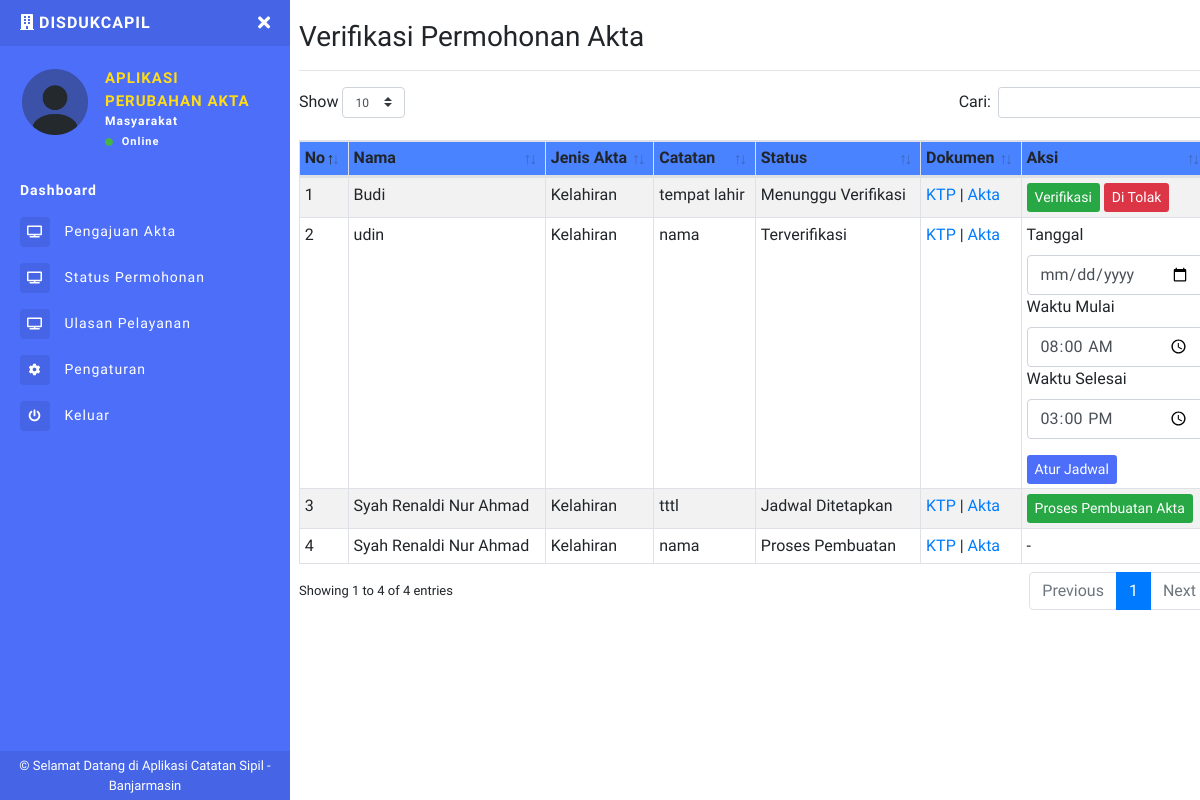
The app's page /r_pengajuan.php (signed in) with its own data.
### tables this page shows
CREATE TABLE `users` (
  `id_user` int(11) NOT NULL,
  `nik` varchar(16) NOT NULL,
  `no_kk` varchar(16) NOT NULL,
  `nama_lengkap` varchar(100) NOT NULL,
  `jk` enum('L','P') NOT NULL,
  `tempat_lahir` varchar(50) DEFAULT NULL,
  `tanggal_lahir` date DEFAULT NULL,
  `alamat` text DEFAULT NULL,
  `no_wa` varchar(15) DEFAULT NULL,
  `email` varchar(100) DEFAULT NULL,
  `password` varchar(255) NOT NULL,
  `role` varchar(255) NOT NULL,
  `logo` varchar(255) NOT NULL
);

CREATE TABLE `permohonan_akta` (
  `id_permohonan` int(11) NOT NULL,
  `id_user` int(11) NOT NULL,
  `jenis_akta` varchar(100) NOT NULL,
  `catatan_perubahan` text NOT NULL,
  `file_ktp_pemohon` varchar(255) NOT NULL,
  `file_akta_lama` varchar(255) NOT NULL,
  `status_permohonan` enum('Menunggu Verifikasi','Terverifikasi','Jadwal Ditetapkan','Datang ke Capil','Proses Pembuatan','Akta Selesai','Sudah Diambil','DI Tolak') DEFAULT 'Menunggu Verifikasi',
  `jadwal_kunjungan` date DEFAULT NULL,
  `waktu_kunjungan_mulai` time DEFAULT NULL,
  `waktu_kunjungan_selesai` time DEFAULT NULL,
  `kode_pengambilan` varchar(50) DEFAULT NULL,
  `tanggal_pengajuan` timestamp NOT NULL DEFAULT current_timestamp(),
  `tanggal_selesai` date DEFAULT NULL
);

### r_pengajuan.php (the view, shortened to what this page needs)
<?php
include 'sidebar.php';
$result = mysqli_query($conn, "SELECT p.*, u.nama_lengkap FROM permohonan_akta p JOIN users u ON p.id_user = u.id_user ORDER BY id_permohonan DESC");
?>
<body>
    <h1 class="h3 mb-0">Verifikasi Permohonan Akta</h1>
    <hr>
    <table class="table table-striped table-sm table-bordered dt-responsive nowrap" id="table" width="100%">
        <thead style="background-color: #4a83ffff;">
            <tr>
                <th>No</th>
                <th>Nama</th>
                <th>Jenis Akta</th>
                <th>Catatan</th>
                <th>Status</th>
                <th>Dokumen</th>
                <th>Aksi</th>
            </tr>
        </thead>
        <tbody>
            <?php
            $no = 1;
            while ($row = mysqli_fetch_assoc($result)) :
            ?>
                <tr>
                    <td><?php echo $no++; ?></td>
                    <td><?= htmlspecialchars($row['nama_lengkap']) ?></td>
                    <td><?= htmlspecialchars($row['jenis_akta']) ?></td>
                    <td><?= nl2br(htmlspecialchars($row['catatan_perubahan'])) ?></td>
                    <td><?= $row['status_permohonan'] ?></td>
                    <td>
                        <a href="uploads/<?= $row['file_ktp_pemohon'] ?>" target="_blank">KTP</a> |
                        <a href="uploads/<?= $row['file_akta_lama'] ?>" target="_blank">Akta</a>
                    </td>
                    <td>
                        <?php if ($row['status_permohonan'] == 'Menunggu Verifikasi'): ?>
                            <form method="post">
                                <button name="verifikasi" class="btn btn-success btn-sm">Verifikasi</button>
                                <button name="tolak" class="btn btn-danger btn-sm">Di Tolak</button>
                            </form>
                        <?php elseif ($row['status_permohonan'] == 'Terverifikasi'): ?>
                            <form method="post">
                                <div class="form-group">
                                    <label>Tanggal</label>
                                    <input type="date" name="jadwal_kunjungan" class="form-control" required>
                                    <label>Waktu Mulai</label>
                                    <input type="time" name="waktu_kunjungan_mulai" value="08:00" class="form-control" required>
                                    <label>Waktu Selesai</label>
                                    <input type="time" name="waktu_kunjungan_selesai" value="15:00" class="form-control" required>
                                </div>
                                <button name="atur_jadwal" class="btn btn-primary btn-sm">Atur Jadwal</button>
                            </form>
                        <?php elseif ($row['status_permohonan'] == 'Jadwal Ditetapkan'): ?>
                            <form method="post">
                                <button name="proses" class="btn btn-success btn-sm">Proses Pembuatan Akta</button>
                            </form>
                        <?php else: ?>
                            -
                        <?php endif; ?>
                    </td>
                </tr>
            <?php endwhile; ?>
        </tbody>
    </table>
</body>
</html>
<?php
include 'footer.php';
?>

### sidebar.php (shortened to what this page needs)
<?php
include "config.php";
$uid = $_SESSION['id_user'];
$DataLogin = mysqli_fetch_array(mysqli_query($conn, "SELECT * FROM users WHERE id_user='$uid'"));
$role = $DataLogin['role'];
$logo = $DataLogin['logo'];
$data_level = $_SESSION["role"];
?>
<!DOCTYPE html>
<html>
<head>
  <link rel="stylesheet" href="https://maxcdn.bootstrapcdn.com/bootstrap/4.0.0/css/bootstrap.min.css">
  <link href="assets/css/style.css" rel="stylesheet">
  <link href="https://use.fontawesome.com/releases/v5.0.6/css/all.css" rel="stylesheet">
  <link href="assets/vendor/datatables/dataTables.bootstrap4.min.css" rel="stylesheet">
  <link href="assets/vendor/datatables/responsive.bootstrap4.min.css" rel="stylesheet">
</head>
<body>
  <div class="page-wrapper chiller-theme toggled">
    <nav id="sidebar" class="sidebar-wrapper" style="width: 290px">
      <div class="sidebar-content">
        <div class="sidebar-brand">
          <a href="dashboard.php"><i class="fas fa-building mr-1"></i><?php echo $toko ?>DISDUKCAPIL</a>
          <div id="close-sidebar">
            <i class="fas fa-times"></i>
          </div>
        </div>
        <div class="sidebar-header">
          <div class="user-pic" style="height:70px;width:70px;">
            <img class="img-responsive img-rounded" src="assets/images/<?php echo $logo ?>"
              alt="User picture">
          </div>
          <div class="user-info">
            <span class="user-name">APLIKASI
            </span>
            <span class="user-name">PERUBAHAN AKTA
            </span>
            <span class="user-role"><?php echo $role ?></span>
            <span class="user-status">
              <i class="fa fa-circle"></i>
              <span>Online</span>
            </span>
          </div>
        </div>
        <?php
        if ($data_level == "admin") {
        ?>
          <div class="sidebar-menu">
            <ul>
              <li class="header-menu">
                <a href="dashboard.php">
                  <b>Dashboard</b>
                </a>
              </li>
              <!-- <li>
                <a href="#aktaDropdown" data-toggle="collapse" aria-expanded="false" class="dropdown-toggle">
                  <i class="fas fa-file-alt"></i>
                  <span>Akta</span>
                </a>
                <div class="collapse" id="aktaDropdown">
                  <ul class="nav flex-column ml-3">
                    <li class="nav-item">
                      <a class="nav-link" href="akta_terbit.php">
                        <i class="fas fa-calendar-alt"></i>
                        <span>Terbit</span>
                      </a>
                    </li>
                    <li class="nav-item">
                      <a class="nav-link" href="akta_cu.php">
                        <i class="fas fa-calendar-alt"></i>
                        <span>Cetak Ulang</span>
                      </a>
                    </li>
                    <li class="nav-item">
                      <a class="nav-link" href="akta_pn.php">
                        <i class="fas fa-calendar-alt"></i>
                        <span>Perubahan Akta (PN)</span>
                      </a>
                    </li>
                    <li class="nav-item">
                      <a class="nav-link" href="akta_b.php">
                        <i class="fas fa-calendar-alt"></i>
                        <span>Perubahan Akta (Biasa)</span>
                      </a>
                    </li>
                  </ul>
                </div>
              </li> -->
              <li>
                <a href="akta.php">
                  <i class="fas fa-archive"></i>
                  <span>Daftar Akta</span>
                </a>
              </li>
              <li>
                <a href="pengajuan_akta.php">
                  <i class="fas fa-tv"></i>
                  <span>Pengajuan Permohonan</span>
                </a>
              </li>
              <li>
                <a href="r_pengajuan.php">
                  <i class="fas fa-tv"></i>
                  <span>Daftar Pengajuan</span>
                </a>
              </li>
              <li>
                <a href="pengambilan_akta.php">
                  <i class="fas fa-tv"></i>
                  <span>Pengambilan Akta</span>
                </a>
              </li>
              <li>
                <a href="r_pengambilan.php">
                  <i class="fas fa-tv"></i>
                  <span>Daftar Pengambilan</span>
                </a>
              </li>
              <!-- <li>
                <a href="riwayat.php">
                  <i class="fas fa-tv"></i>
                  <span>Permohonan Pengambilan</span>
                </a>
              </li> -->
              <li>
                <a href="kepuasan.php">
                  <i class="fas fa-tv"></i>
                  <span>Daftar Ulasan</span>
                </a>
              </li>
              <!-- <li>
                <a href="masyarakat.php">
                  <i class="fas fa-tv"></i>
                  <span>Masyarakat</span>
                </a>
              </li> -->
              <li>
                <a href="#reportsDropdown" data-toggle="collapse" aria-expanded="false" class="dropdown-toggle">
                  <i class="fas fa-file-alt"></i>
                  <span>Cetak</span>
                </a>
                <div class="collapse" id="reportsDropdown">
                  <ul class="nav flex-column ml-3">
                    <li class="nav-item">
                      <a class="nav-link" href="laporan-akta-terbit.php" target="_blank">
                        <i class="fas fa-calendar-alt"></i>
                        <span>Terbit Baru</span>
                      </a>
                    </li>
                    <li class="nav-item">
                      <a class="nav-link" href="laporan-akta-cu.php" target="_blank">
                        <i class="fas fa-calendar-alt"></i>
                        <span>Cetak Ulang</span>
                      </a>
                    </li>
                    <li class="nav-item">
                      <a class="nav-link" href="laporan-akta-b.php" target="_blank">
                        <i class="fas fa-calendar-alt"></i>
                        <span>Perubahan Akta</span>
                      </a>
                    </li>
                    <li class="nav-item">
                      <a class="nav-link" href="laporan-akta-pn.php" target="_blank">
                        <i class="fas fa-calendar-alt"></i>
                        <span>Perubahan Akta (PN)</span>
                      </a>
                    </li>
                    <!-- <li class="nav-item">
                      <a class="nav-link" href="laporan-masyarakat.php">
                        <i class="fas fa-calendar-alt"></i>
                        <span>Masyarakat</span>
                      </a>
                    </li> -->
                    <li class="nav-item">
                      <a class="nav-link" href="l-permohonan.php" target="_blank">
                        <i class="fas fa-calendar-alt"></i>
                        <span>Permohonan</span>
                      </a>
                    </li>
                    <li class="nav-item">
                      <a class="nav-link" href="l-pengambilan.php" target="_blank">
                        <i class="fas fa-calendar-alt"></i>
                        <span>Pengambilan</span>
                      </a>
                    </li>
                    <li class="nav-item">
                      <a class="nav-link" href="laporan-rekap.php" target="_blank">
                        <i class="fas fa-calendar-alt"></i>
                        <span>Rekap Bulanan</span>
                      </a>
                    </li>
                    <li class="nav-item">
                      <a class="nav-link" href="laporan-kepuasan-m.php" target="_blank">
                        <i class="fas fa-calendar-alt"></i>
                        <span>Kepuasan Masyarakat</span>
                      </a>
                    </li>
                    <!-- <li class="nav-item">
                      <a class="nav-link" href="laporan-riwayat.php">
                        <i class="fas fa-calendar-alt"></i>
                        <span>Permohonan Pengambilan</span>
                      </a>
                    </li> -->
                  </ul>
                </div>
              </li>
              <li>
                <a href="akuns.php">
                  <i class="fa fa-chart-line"></i>
                  <span>Akun</span>
                </a>
              </li>
              <li>
                <a href="pengaturan.php">
                  <i class="fa fa-cog"></i>
                  <span>Pengaturan</span>
                </a>
              </li>
              <li>
                <a href="#Exit" data-toggle="modal">
                  <i class="fa fa-power-off"></i>
                  <span>Keluar</span>
                </a>
              </li>
            </ul>
          </div>
        <?php
        } elseif ($data_level == "Masyarakat") {
        ?>
          <div class="sidebar-menu">
            <ul>
              <li class="header-menu">
                <a href="dashboard.php">
                  <b>Dashboard</b>
                </a>
              </li>
              <li>
                <a href="pengajuan_akta.php">
                  <i class="fas fa-tv"></i>
                  <span>Pengajuan Akta</span>
                </a>
              </li>
              <li>
                <a href="m_pengajuan.php">
                  <i class="fas fa-tv"></i>
                  <span>Status Permohonan</span>
                </a>
              </li>
              <li>
                <a href="t_ulasan_m.php">
                  <i class="fas fa-tv"></i>
                  <span>Ulasan Pelayanan</span>
                </a>
              </li>
              <li>
                <a href="pengaturan.php">
                  <i class="fa fa-cog"></i>
                  <span>Pengaturan</span>
                </a>
              </li>
              <li>
                <a href="#Exit" data-toggle="modal">
                  <i class="fa fa-power-off"></i>
                  <span>Keluar</span>
                </a>
              </li>
            </ul>
          </div>
        <?php
        }
        ?>
      </div>
      <div class="sidebar-footer" style="background-color :#4565e6;">
        © Selamat Datang di Aplikasi Catatan Sipil - Banjarmasin
      </div>
    </nav>
    <main class="page-content ml-4">
      <div class="container-fluid">
        <div class="d-block d-sm-block d-md-none d-lg-none py-2"></div>

### records on screen
users: logo (picture), role "Masyarakat"
permohonan_akta: id_user.nama_lengkap "Budi", jenis_akta "Kelahiran", catatan_perubahan "tempat lahir", status_permohonan "Menunggu Verifikasi"
permohonan_akta: id_user.nama_lengkap "udin", jenis_akta "Kelahiran", catatan_perubahan "nama", status_permohonan "Terverifikasi"
permohonan_akta: id_user.nama_lengkap "Syah Renaldi Nur Ahmad", jenis_akta "Kelahiran", catatan_perubahan "tttl", status_permohonan "Jadwal Ditetapkan"
permohonan_akta: id_user.nama_lengkap "Syah Renaldi Nur Ahmad", jenis_akta "Kelahiran", catatan_perubahan "nama", status_permohonan "Proses Pembuatan"
